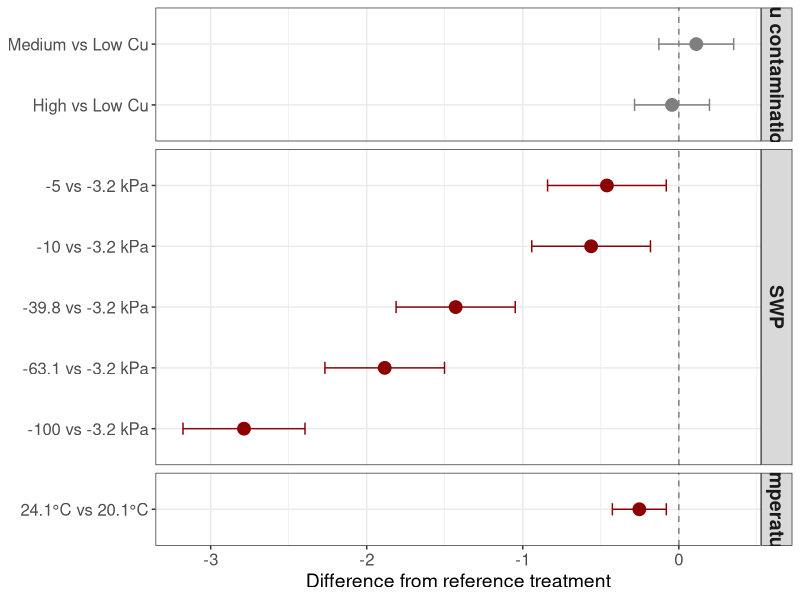
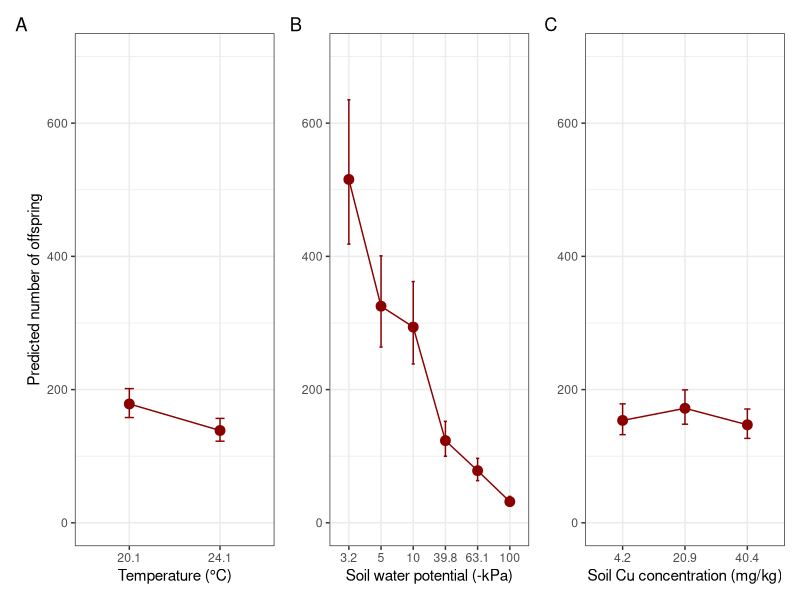

Reproduce these figures in R, in order.
# reproduction figures

# Load library
library(tidyverse) # v. 2.0.0
library(patchwork)
library(emmeans)
library(MASS)

# Input origin data
dat.org <- read_csv('data/sugrwe.csv') %>% as_tibble() %>% mutate(., vict = number-survivor)


dat.warm <- dat.org %>%
  filter(temp %in% c(20.1, 24.1))

mod.offspring.final <- glm.nb(
  repro ~ factor(temp) +
    factor(lgswp) +
    factor(sqrcu) +
    factor(temp):factor(lgswp) +
    factor(temp):factor(sqrcu),
  data = dat.warm
)

# EMM figure

# Temperature
emm.temp <- emmeans(mod.offspring.final, ~ temp, type = "response")

temp.df <- as.data.frame(emm.temp)

# SWP
emm.swp <- emmeans(mod.offspring.final, ~ lgswp, type = "response")

swp.df <- as.data.frame(emm.swp)
swp.df$swp <- round(10^swp.df$lgswp, 1)

# Cu
emm.cu <- emmeans(mod.offspring.final, ~ sqrcu, type = "response")

cu.df <- as.data.frame(emm.cu)

# back transform cu contamination
cu.df <- cu.df %>%
  mutate(
    cu_soil = c(17, 436, 1629)[match(
      sqrcu,
      c(4.2, 20.9, 40.4)
    )]
  )

cu.df$Gradient <- "Warm"
swp.df$Gradient <- "Warm"
temp.df$Gradient <- "Warm"

ymin <- 0
ymax <- 700

p.temp <- ggplot(
  temp.df,
  aes(x = factor(temp),
      y = response,
      colour = Gradient,
      group = Gradient)
) +
  geom_point(size = 3,
             colour = "red4") +
  geom_line() +
  geom_errorbar(
    aes(ymin = asymp.LCL,
        ymax = asymp.UCL),
    width = 0.1,
    colour = "red4"
  ) +
  scale_colour_manual(
    values = c(
      "Warm" = "red4"
    )
  ) +
  coord_cartesian(ylim = c(ymin, ymax)) +
  labs(
    x = "Temperature (°C)",
    y = "Predicted number of offspring"
  ) +
  theme_bw()


p.swp <- ggplot(
  swp.df,
  aes(x = factor(swp),
      y = response,
      colour = Gradient,
      group = Gradient)
) +
  geom_point(size = 3,
             colour = "red4") +
  geom_line() +
  geom_errorbar(
    aes(ymin = asymp.LCL,
        ymax = asymp.UCL),
    width = 0.1,
    colour = "red4"
  ) +
  scale_colour_manual(
    values = c(
      "Warm" = "red4"
    )
  ) +
  coord_cartesian(ylim = c(ymin, ymax)) +
  labs(
    x = "Soil water potential (-kPa)",
    y = NULL
  ) +
  theme_bw()


p.cu <- ggplot(
  cu.df,
  aes(x = factor(sqrcu),
      y = response,
      colour = Gradient,
      group = Gradient)
) +
  geom_point(size = 3,
             colour = "red4") +
  geom_line() +
  geom_errorbar(
    aes(ymin = asymp.LCL,
        ymax = asymp.UCL),
    width = 0.1,
    colour = "red4"
  ) +
  scale_colour_manual(
    values = c(
      "Warm" = "red4"
    )
  ) +
  coord_cartesian(ylim = c(ymin, ymax)) +
  labs(
    x = "Soil Cu concentration (mg/kg)",
    y = NULL
  ) +
  theme_bw()

library(patchwork)

p.all <- (p.temp + p.swp + p.cu) +
  plot_annotation(tag_levels = "A") +
  plot_layout(guides = "collect") &
  theme(
    legend.position = "none"
  )

ggsave(
  "reproduction.pdf",
  plot = p.all,
  width = 255,
  height = 95,
  units = "mm"
)


###############################################################################

# forest plot

library(broom)
library(dplyr)
library(stringr)
library(ggplot2)

# Extract coefficients
coef.df <- tidy(mod.offspring.final, conf.int = TRUE)

# Estimated marginal means
emm.temp <- emmeans(mod.offspring.final, ~ temp)
emm.swp <- emmeans(mod.offspring.final, ~ lgswp)
emm.cu <- emmeans(mod.offspring.final, ~ sqrcu)

# Contrasts relative to reference levels
temp.con <- as.data.frame(
  confint(
    contrast(
      emm.temp,
      method = "trt.vs.ctrl",
      ref = 1
    )
  )
)

swp.con <- as.data.frame(
  confint(
    contrast(
      emm.swp,
      method = "trt.vs.ctrl",
      ref = 1
    )
  )
)

cu.con <- as.data.frame(
  confint(
    contrast(
      emm.cu,
      method = "trt.vs.ctrl",
      ref = 1
    )
  )
)

# Add grouping variable
temp.con$group <- "Temperature"
swp.con$group <- "SWP"
cu.con$group <- "Cu contamination"

# Combine dataframes
forest.df <- bind_rows(
  temp.con,
  swp.con,
  cu.con
)

# Significance indicator
forest.df$sig <- forest.df$asymp.LCL > 0 |
  forest.df$asymp.UCL < 0

# Optional: relabel contrasts
forest.df$contrast <- dplyr::recode(
  forest.df$contrast,
  
  "temp24.1 - temp20.1" = "24.1°C vs 20.1°C",
  "temp27.7 - temp20.1" = "27.7°C vs 20.1°C",
  
  "temp20.9 - temp4.2" = "436 vs 17 mg Cu kg⁻¹",
  "temp40.4 - temp4.2" = "1629 vs 17 mg Cu kg⁻¹",
  
  # SWP
  "lgswp0.7 - lgswp0.5" = "-5 vs -3.2 kPa",
  "lgswp1 - lgswp0.5" = "-10 vs -3.2 kPa",
  "lgswp1.6 - lgswp0.5" = "-39.8 vs -3.2 kPa",
  "lgswp1.8 - lgswp0.5" = "-63.1 vs -3.2 kPa",
  "lgswp2 - lgswp0.5" = "-100 vs -3.2 kPa",
  
  # Cu
  "sqrcu20.9 - sqrcu4.2" = "Medium vs Low Cu",
  "sqrcu40.4 - sqrcu4.2" = "High vs Low Cu"
)


# Forest plot
ggplot(
  forest.df,
  aes(
    x = estimate,
    y = reorder(contrast, estimate),
    colour = sig
  )
) +
  geom_vline(
    xintercept = 0,
    linetype = 2,
    colour = "grey50"
  ) +
  geom_point(size = 4) +
  geom_errorbarh(
    aes(
      xmin = asymp.LCL,
      xmax = asymp.UCL
    ),
    height = 0.2
  ) +
  facet_grid(
    group ~ .,
    scales = "free_y",
    space = "free_y"
  ) +
  scale_colour_manual(
    values = c(
      "FALSE" = "grey50",
      "TRUE" = "red4"
    ),
    guide = "none"
  ) +
  labs(
    x = "Difference from reference treatment",
    y = NULL
  ) +
  theme_bw() +
  theme(
    axis.text = element_text(size = 12),
    axis.title = element_text(size = 14),
    strip.text = element_text(size = 14, face = "bold")
  )
